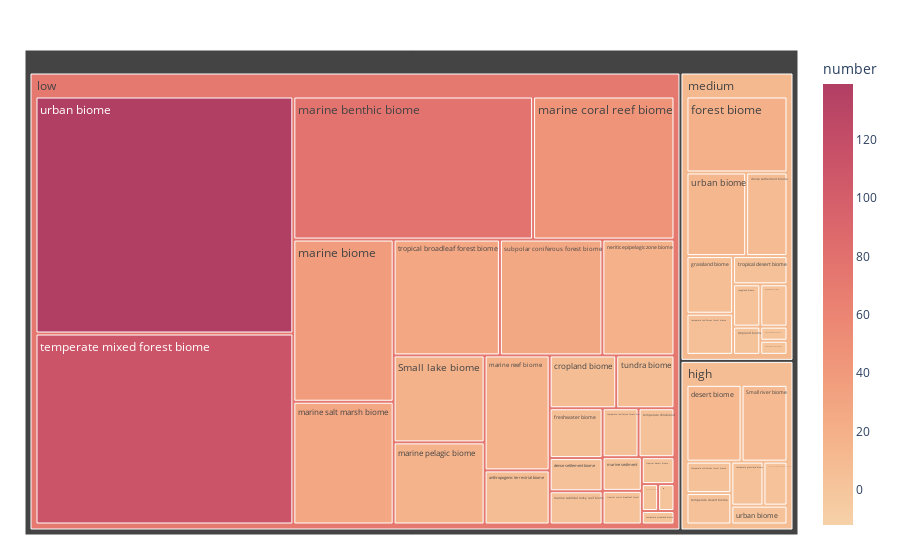

The notebook cell saved with this chart:
### Code cell
df = df_aggregated
fig = px.treemap(df_aggregated, path=['elevation_level', 'env_biome'], values='number',
                  color='number',
                  color_continuous_scale='redor',
                  color_continuous_midpoint=np.average(df_aggregated['number'], weights=df_aggregated['number']))
fig.update_layout(margin = dict(t=50, l=25, r=25, b=25))
fig.show()

### Figure 1 — Plotly figure (JSON) as saved in the notebook; plotly's stock layout.template omitted (floating-point values rounded to 4 significant figures)
{"data": [{"branchvalues": "total", "customdata": [[18], [10], [8], [8], [2], [4], [9], [12], [1], [20], [6], [7], [78], [37], [46], [17], [17], [28], [3], [4], [3], [1], [19], [3], [27], [4], [4], [5], [4], [4], [112], [4], [1], [1], [1], [28], [2], [4], [3], [3], [7], [3], [139], [13], [7.75], [72.82], [11.24]], "domain": {"x": [0, 1], "y": [0, 1]}, "hovertemplate": "labels=%{label}<br>number_sum=%{value}<br>parent=%{parent}<br>id=%{id}<br>number=%{color}<extra></extra>", "ids": ["low/Small lake biome", "high/Small river biome", "low/anthropogenic terrestrial biome", "low/cropland biome", "medium/cropland biome", "low/dense settlement biome", "medium/dense settlement biome", "high/desert biome", "low/flooded savanna", "medium/forest biome", "low/freshwater biome", "medium/grassland biome", "low/marine benthic biome", "low/marine biome", "low/marine coral reef biome", "low/marine pelagic biome", "low/marine reef biome", "low/marine salt marsh biome", "low/marine sediment", "low/marine subtidal rocky reef biome", "high/montane grasslands and shrubland biome", "low/neritic bathypelagic zone biome", "low/neritic epipelagic zone biome", "medium/rangeland biome", "low/subpolar coniferous forest biome", "high/temperate coniferous forest biome", "low/temperate coniferous forest biome", "medium/temperate coniferous forest biome", "high/temperate desert biome", "high/temperate grassland biome", "low/temperate mixed forest biome", "low/temperate shrubland", "medium/temperate shrubland biome", "low/temperate woodland biome", "medium/temperate woodland biome", "low/tropical broadleaf forest biome", "low/tropical desert biome", "medium/tropical desert biome", "low/tropical moist broadleaf forest", "medium/tropical moist broadleaf forest", "low/tundra biome", "high/urban biome", "low/urban biome", "medium/urban biome", "high", "low", "medium"], "labels": ["Small lake biome", "Small river biome", "anthropogenic terrestrial biome", "cropland biome", "cropland biome", "dense settlement biome", "dense settlement biome", "desert biome", "flooded savanna", "forest biome", "freshwater biome", "grassland biome", "marine benthic biome", "marine biome", "marine coral reef biome", "marine pelagic biome", "marine reef biome", "marine salt marsh biome", "marine sediment", "marine subtidal rocky reef biome", "montane grasslands and shrubland biome", "neritic bathypelagic zone biome", "neritic epipelagic zone biome", "rangeland biome", "subpolar coniferous forest biome", "temperate coniferous forest biome", "temperate coniferous forest biome", "temperate coniferous forest biome", "temperate desert biome", "temperate grassland biome", "temperate mixed forest biome", "temperate shrubland", "temperate shrubland biome", "temperate woodland biome", "temperate woodland biome", "tropical broadleaf forest biome", "tropical desert biome", "tropical desert biome", "tropical moist broadleaf forest", "tropical moist broadleaf forest", "tundra biome", "urban biome", "urban biome", "urban biome", "high", "low", "medium"], "marker": {"coloraxis": "coloraxis", "colors": [18, 10, 8, 8, 2, 4, 9, 12, 1, 20, 6, 7, 78, 37, 46, 17, 17, 28, 3, 4, 3, 1, 19, 3, 27, 4, 4, 5, 4, 4, 112, 4, 1, 1, 1, 28, 2, 4, 3, 3, 7, 3, 139, 13, 7.75, 72.82, 11.24]}, "name": "", "parents": ["low", "high", "low", "low", "medium", "low", "medium", "high", "low", "medium", "low", "medium", "low", "low", "low", "low", "low", "low", "low", "low", "high", "low", "low", "medium", "low", "high", "low", "medium", "high", "high", "low", "low", "medium", "low", "medium", "low", "low", "medium", "low", "medium", "low", "high", "low", "medium", "", "", ""], "type": "treemap", "values": [18, 10, 8, 8, 2, 4, 9, 12, 1, 20, 6, 7, 78, 37, 46, 17, 17, 28, 3, 4, 3, 1, 19, 3, 27, 4, 4, 5, 4, 4, 112, 4, 1, 1, 1, 28, 2, 4, 3, 3, 7, 3, 139, 13, 40, 622, 68]}], "layout": {"coloraxis": {"cmid": 63.52, "colorbar": {"title": {"text": "number"}}, "colorscale": [[0, "rgb(246, 210, 169)"], [0.1667, "rgb(245, 183, 142)"], [0.3333, "rgb(241, 156, 124)"], [0.5, "rgb(234, 129, 113)"], [0.6667, "rgb(221, 104, 108)"], [0.8333, "rgb(202, 82, 104)"], [1, "rgb(177, 63, 100)"]]}, "legend": {"tracegroupgap": 0}, "margin": {"b": 25, "l": 25, "r": 25, "t": 50}}}
